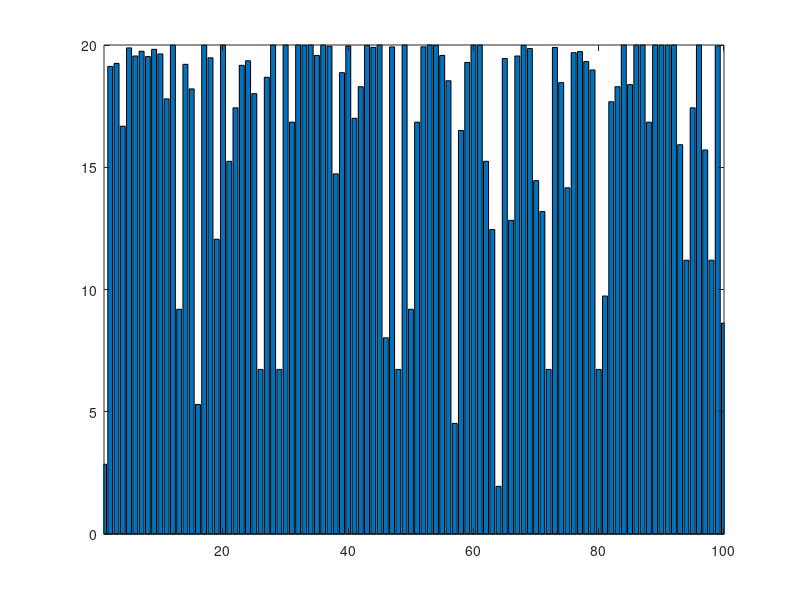
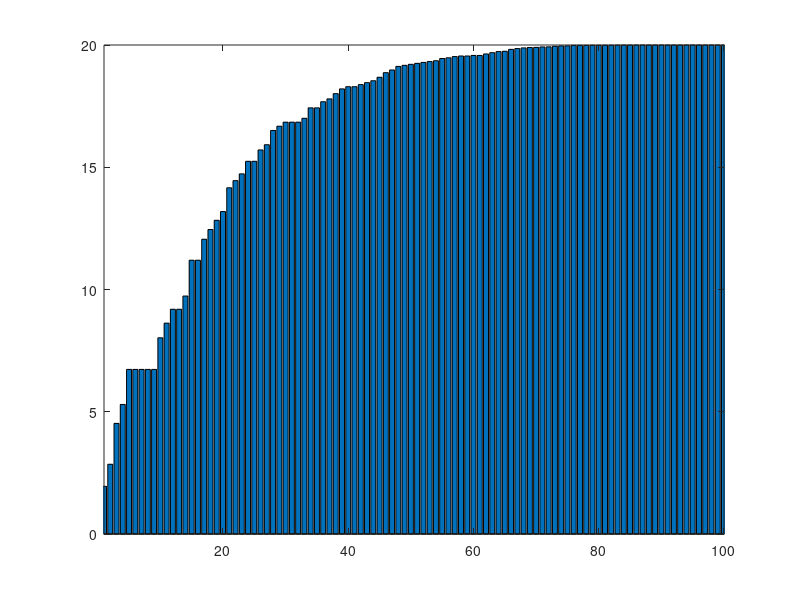

The MATLAB script that drew these images, in order:
% To decrease gap between the wealthy and poor

numofpeoples = 100; generations = 10000; alpha = 0.95;

peoples = zeros(1,numofpeoples);
count = ones(1,numofpeoples);
choices = 1:numofpeoples;

for generation = 1:generations
    numofchoices = length(choices);
    choice = randi(numofchoices);
    pick = choices(choice);
    peoples(pick) = peoples(pick) + count(pick);
    choices = [choices,choices(choice)];
    count(pick) = alpha*count(pick);
end

figure(1);
bar(peoples); xlim([1,100]);

figure(2);
bar(sort(peoples)); xlim([1,100]);